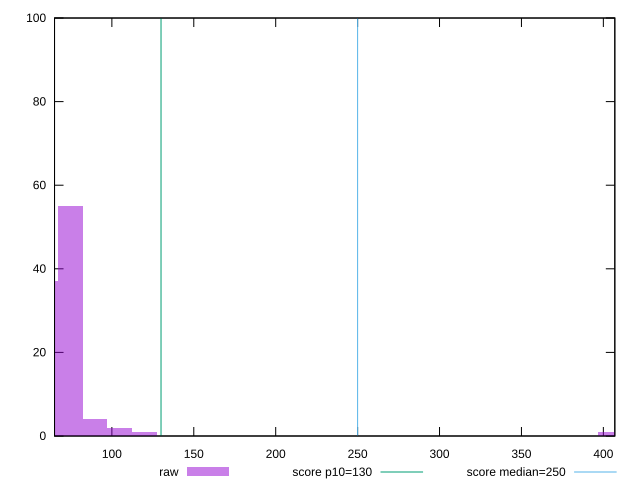

Write the gnuplot code that produced this figure.
reset

$raw <<EOF
74.85880509502758 55
89.8305661140331 4
59.887044076022065 37
119.77408815204413 1
104.80232713303862 2
404.2375475131489 1
EOF

set key outside below
set boxwidth 14.971761019005516
set xrange [65:407]
set yrange [0:100]
set trange [0:100]
set style fill transparent solid 0.5 noborder

set parametric
set terminal svg size 640, 490 enhanced background rgb 'white'
set output "report_0_00242021-02-20T12:25:28.543Z/max-potential-fid/samples/pages+cached+noadtech+nomedia/raw/histogram.svg"

plot $raw title "raw" with boxes, \
     130,t title "score p10=130", \
     250,t title "score median=250"

reset
